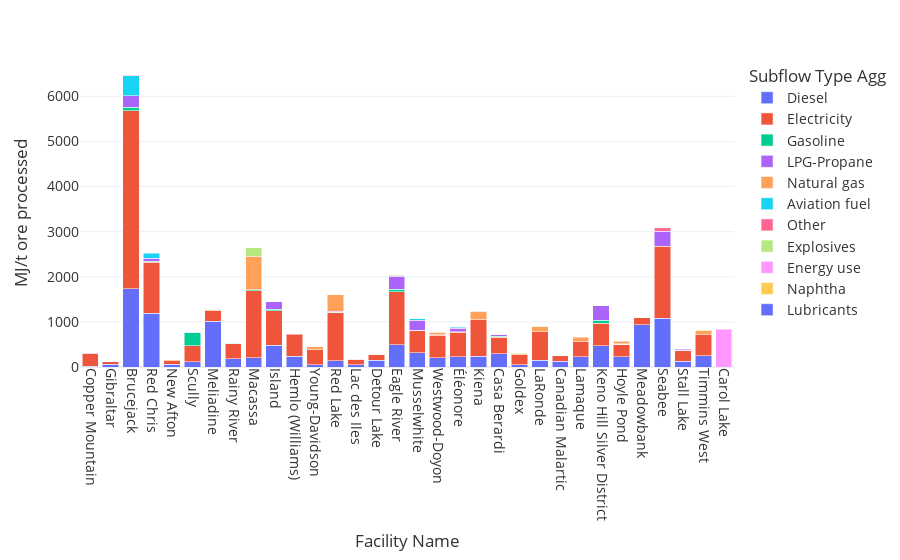

The notebook cell saved with this chart:
### Code cell
plot_stacked_energy_by_site(energy_df_agg, export_path='data/Parametrization/nrj_by_type.html')

### Figure 1 — Plotly figure (JSON) as saved in the notebook; plotly's stock layout.template omitted (floating-point values rounded to 4 significant figures)
{"data": [{"customdata": [["Copper Mountain"], ["Gibraltar"], ["Brucejack"], ["Red Chris"], ["New Afton"], ["Scully"], ["Meliadine"], ["Rainy River"], ["Macassa"], ["Island"], ["Hemlo (Williams)"], ["Young-Davidson"], ["Red Lake"], ["Lac des Iles"], ["Detour Lake"], ["Eagle River"], ["Musselwhite"], ["Westwood-Doyon"], ["Éléonore"], ["Kiena"], ["Casa Berardi"], ["Goldex"], ["LaRonde"], ["Canadian Malartic"], ["Lamaque"], ["Keno Hill Silver District"], ["Hoyle Pond"], ["Meadowbank"], ["Seabee"], ["Stall Lake"], ["Timmins West"]], "hovertemplate": "<b>%{hovertext}</b><br><br>subflow_type_agg=Diesel<br>Facility Name=%{x}<br>MJ/t ore processed=%{y}<br>hover_name=%{customdata[0]}<extra></extra>", "hovertext": ["Copper Mountain", "Gibraltar", "Brucejack", "Red Chris", "New Afton", "Scully", "Meliadine", "Rainy River", "Macassa", "Island", "Hemlo (Williams)", "Young-Davidson", "Red Lake", "Lac des Iles", "Detour Lake", "Eagle River", "Musselwhite", "Westwood-Doyon", "Éléonore", "Kiena", "Casa Berardi", "Goldex", "LaRonde", "Canadian Malartic", "Lamaque", "Keno Hill Silver District", "Hoyle Pond", "Meadowbank", "Seabee", "Stall Lake", "Timmins West"], "legendgroup": "Diesel", "marker": {"color": "#636efa", "pattern": {"shape": ""}}, "name": "Diesel", "orientation": "v", "showlegend": true, "textposition": "auto", "x": ["Copper Mountain", "Gibraltar", "Brucejack", "Red Chris", "New Afton", "Scully", "Meliadine", "Rainy River", "Macassa", "Island", "Hemlo (Williams)", "Young-Davidson", "Red Lake", "Lac des Iles", "Detour Lake", "Eagle River", "Musselwhite", "Westwood-Doyon", "Éléonore", "Kiena", "Casa Berardi", "Goldex", "LaRonde", "Canadian Malartic", "Lamaque", "Keno Hill Silver District", "Hoyle Pond", "Meadowbank", "Seabee", "Stall Lake", "Timmins West"], "xaxis": "x", "y": [11.8, 56.12, 1729.0, 1196.0, 59.97, 121.3, 1014.0, 186.6, 207.0, 481.3, 237.8, 48.68, 143.0, 52.16, 155.2, 490.5, 311.7, 200.1, 232.0, 239.9, 298.9, 44.84, 147.1, 130.5, 228.8, 470.3, 222.1, 934.5, 1079.0, 125.3, 244.1], "yaxis": "y", "type": "bar"}, {"customdata": [["Copper Mountain"], ["Gibraltar"], ["Brucejack"], ["Red Chris"], ["New Afton"], ["Scully"], ["Meliadine"], ["Rainy River"], ["Macassa"], ["Island"], ["Hemlo (Williams)"], ["Young-Davidson"], ["Red Lake"], ["Lac des Iles"], ["Detour Lake"], ["Eagle River"], ["Musselwhite"], ["Westwood-Doyon"], ["Éléonore"], ["Kiena"], ["Casa Berardi"], ["Goldex"], ["LaRonde"], ["Canadian Malartic"], ["Lamaque"], ["Keno Hill Silver District"], ["Hoyle Pond"], ["Meadowbank"], ["Seabee"], ["Stall Lake"], ["Timmins West"]], "hovertemplate": "<b>%{hovertext}</b><br><br>subflow_type_agg=Electricity<br>Facility Name=%{x}<br>MJ/t ore processed=%{y}<br>hover_name=%{customdata[0]}<extra></extra>", "hovertext": ["Copper Mountain", "Gibraltar", "Brucejack", "Red Chris", "New Afton", "Scully", "Meliadine", "Rainy River", "Macassa", "Island", "Hemlo (Williams)", "Young-Davidson", "Red Lake", "Lac des Iles", "Detour Lake", "Eagle River", "Musselwhite", "Westwood-Doyon", "Éléonore", "Kiena", "Casa Berardi", "Goldex", "LaRonde", "Canadian Malartic", "Lamaque", "Keno Hill Silver District", "Hoyle Pond", "Meadowbank", "Seabee", "Stall Lake", "Timmins West"], "legendgroup": "Electricity", "marker": {"color": "#EF553B", "pattern": {"shape": ""}}, "name": "Electricity", "orientation": "v", "showlegend": true, "textposition": "auto", "x": ["Copper Mountain", "Gibraltar", "Brucejack", "Red Chris", "New Afton", "Scully", "Meliadine", "Rainy River", "Macassa", "Island", "Hemlo (Williams)", "Young-Davidson", "Red Lake", "Lac des Iles", "Detour Lake", "Eagle River", "Musselwhite", "Westwood-Doyon", "Éléonore", "Kiena", "Casa Berardi", "Goldex", "LaRonde", "Canadian Malartic", "Lamaque", "Keno Hill Silver District", "Hoyle Pond", "Meadowbank", "Seabee", "Stall Lake", "Timmins West"], "xaxis": "x", "y": [286.8, 56.52, 3947.0, 1124.0, 74.52, 346.3, 249.1, 333.1, 1488.0, 762.8, 488.9, 334.0, 1063.0, 114.5, 117.6, 1176.0, 501.1, 508.7, 539.3, 804.9, 364.1, 223.1, 635.4, 123.9, 330.0, 497.6, 280.0, 154.6, 1597.0, 247.3, 469.0], "yaxis": "y", "type": "bar"}, {"customdata": [["Copper Mountain"], ["Gibraltar"], ["Brucejack"], ["Red Chris"], ["New Afton"], ["Scully"], ["Meliadine"], ["Rainy River"], ["Macassa"], ["Island"], ["Young-Davidson"], ["Red Lake"], ["Lac des Iles"], ["Detour Lake"], ["Eagle River"], ["Musselwhite"], ["Westwood-Doyon"], ["Éléonore"], ["Kiena"], ["Casa Berardi"], ["Goldex"], ["LaRonde"], ["Canadian Malartic"], ["Lamaque"], ["Keno Hill Silver District"], ["Hoyle Pond"], ["Meadowbank"], ["Stall Lake"], ["Timmins West"]], "hovertemplate": "<b>%{hovertext}</b><br><br>subflow_type_agg=Gasoline<br>Facility Name=%{x}<br>MJ/t ore processed=%{y}<br>hover_name=%{customdata[0]}<extra></extra>", "hovertext": ["Copper Mountain", "Gibraltar", "Brucejack", "Red Chris", "New Afton", "Scully", "Meliadine", "Rainy River", "Macassa", "Island", "Young-Davidson", "Red Lake", "Lac des Iles", "Detour Lake", "Eagle River", "Musselwhite", "Westwood-Doyon", "Éléonore", "Kiena", "Casa Berardi", "Goldex", "LaRonde", "Canadian Malartic", "Lamaque", "Keno Hill Silver District", "Hoyle Pond", "Meadowbank", "Stall Lake", "Timmins West"], "legendgroup": "Gasoline", "marker": {"color": "#00cc96", "pattern": {"shape": ""}}, "name": "Gasoline", "orientation": "v", "showlegend": true, "textposition": "auto", "x": ["Copper Mountain", "Gibraltar", "Brucejack", "Red Chris", "New Afton", "Scully", "Meliadine", "Rainy River", "Macassa", "Island", "Young-Davidson", "Red Lake", "Lac des Iles", "Detour Lake", "Eagle River", "Musselwhite", "Westwood-Doyon", "Éléonore", "Kiena", "Casa Berardi", "Goldex", "LaRonde", "Canadian Malartic", "Lamaque", "Keno Hill Silver District", "Hoyle Pond", "Meadowbank", "Stall Lake", "Timmins West"], "xaxis": "x", "y": [0.05363, 1.293, 81.74, 21.99, 1.332, 300.6, 2.758, 4.477, 14.58, 32.81, 0.738, 6.166, 1.408, 2.827, 56.69, 5.29, 3.241, 6.031, 6.441, 13.72, 0.4666, 3.133, 2.186, 4.233, 68.29, 5.907, 13.31, 0.5697, 1.872], "yaxis": "y", "type": "bar"}, {"customdata": [["Copper Mountain"], ["Gibraltar"], ["Brucejack"], ["Red Chris"], ["New Afton"], ["Scully"], ["Rainy River"], ["Macassa"], ["Island"], ["Red Lake"], ["Detour Lake"], ["Eagle River"], ["Musselwhite"], ["Westwood-Doyon"], ["Éléonore"], ["Casa Berardi"], ["Canadian Malartic"], ["Lamaque"], ["Keno Hill Silver District"], ["Hoyle Pond"], ["Meadowbank"], ["Seabee"], ["Stall Lake"]], "hovertemplate": "<b>%{hovertext}</b><br><br>subflow_type_agg=LPG-Propane<br>Facility Name=%{x}<br>MJ/t ore processed=%{y}<br>hover_name=%{customdata[0]}<extra></extra>", "hovertext": ["Copper Mountain", "Gibraltar", "Brucejack", "Red Chris", "New Afton", "Scully", "Rainy River", "Macassa", "Island", "Red Lake", "Detour Lake", "Eagle River", "Musselwhite", "Westwood-Doyon", "Éléonore", "Casa Berardi", "Canadian Malartic", "Lamaque", "Keno Hill Silver District", "Hoyle Pond", "Meadowbank", "Seabee", "Stall Lake"], "legendgroup": "LPG-Propane", "marker": {"color": "#ab63fa", "pattern": {"shape": ""}}, "name": "LPG-Propane", "orientation": "v", "showlegend": true, "textposition": "auto", "x": ["Copper Mountain", "Gibraltar", "Brucejack", "Red Chris", "New Afton", "Scully", "Rainy River", "Macassa", "Island", "Red Lake", "Detour Lake", "Eagle River", "Musselwhite", "Westwood-Doyon", "Éléonore", "Casa Berardi", "Canadian Malartic", "Lamaque", "Keno Hill Silver District", "Hoyle Pond", "Meadowbank", "Seabee", "Stall Lake"], "xaxis": "x", "y": [1.475, 0.0151, 253.6, 70.51, 0.2563, 0.2809, 10.66, 1.49, 164.0, 19.27, 7.174, 287.3, 223.6, 0.03191, 85.73, 34.78, 0.07469, 0.2767, 317.9, 2.177, 0.06116, 329.3, 15.67], "yaxis": "y", "type": "bar"}, {"customdata": [["Gibraltar"], ["New Afton"], ["Macassa"], ["Young-Davidson"], ["Red Lake"], ["Westwood-Doyon"], ["Kiena"], ["Goldex"], ["LaRonde"], ["Canadian Malartic"], ["Lamaque"], ["Hoyle Pond"], ["Timmins West"]], "hovertemplate": "<b>%{hovertext}</b><br><br>subflow_type_agg=Natural gas<br>Facility Name=%{x}<br>MJ/t ore processed=%{y}<br>hover_name=%{customdata[0]}<extra></extra>", "hovertext": ["Gibraltar", "New Afton", "Macassa", "Young-Davidson", "Red Lake", "Westwood-Doyon", "Kiena", "Goldex", "LaRonde", "Canadian Malartic", "Lamaque", "Hoyle Pond", "Timmins West"], "legendgroup": "Natural gas", "marker": {"color": "#FFA15A", "pattern": {"shape": ""}}, "name": "Natural gas", "orientation": "v", "showlegend": true, "textposition": "auto", "x": ["Gibraltar", "New Afton", "Macassa", "Young-Davidson", "Red Lake", "Westwood-Doyon", "Kiena", "Goldex", "LaRonde", "Canadian Malartic", "Lamaque", "Hoyle Pond", "Timmins West"], "xaxis": "x", "y": [6.233, 19.31, 740.7, 77.0, 365.3, 61.86, 179.9, 29.87, 111.9, 8.309, 91.73, 57.27, 101.2], "yaxis": "y", "type": "bar"}, {"customdata": [["Brucejack"], ["Red Chris"], ["Musselwhite"], ["Éléonore"]], "hovertemplate": "<b>%{hovertext}</b><br><br>subflow_type_agg=Aviation fuel<br>Facility Name=%{x}<br>MJ/t ore processed=%{y}<br>hover_name=%{customdata[0]}<extra></extra>", "hovertext": ["Brucejack", "Red Chris", "Musselwhite", "Éléonore"], "legendgroup": "Aviation fuel", "marker": {"color": "#19d3f3", "pattern": {"shape": ""}}, "name": "Aviation fuel", "orientation": "v", "showlegend": true, "textposition": "auto", "x": ["Brucejack", "Red Chris", "Musselwhite", "Éléonore"], "xaxis": "x", "y": [437.8, 106.3, 26.9, 13.04], "yaxis": "y", "type": "bar"}, {"customdata": [["Brucejack"], ["Seabee"]], "hovertemplate": "<b>%{hovertext}</b><br><br>subflow_type_agg=Other<br>Facility Name=%{x}<br>MJ/t ore processed=%{y}<br>hover_name=%{customdata[0]}<extra></extra>", "hovertext": ["Brucejack", "Seabee"], "legendgroup": "Other", "marker": {"color": "#FF6692", "pattern": {"shape": ""}}, "name": "Other", "orientation": "v", "showlegend": true, "textposition": "auto", "x": ["Brucejack", "Seabee"], "xaxis": "x", "y": [14.12, 84.24], "yaxis": "y", "type": "bar"}, {"customdata": [["New Afton"], ["Meliadine"], ["Rainy River"], ["Macassa"], ["Detour Lake"], ["Eagle River"], ["Westwood-Doyon"], ["Kiena"], ["Goldex"], ["LaRonde"], ["Meadowbank"], ["Timmins West"]], "hovertemplate": "<b>%{hovertext}</b><br><br>subflow_type_agg=Explosives<br>Facility Name=%{x}<br>MJ/t ore processed=%{y}<br>hover_name=%{customdata[0]}<extra></extra>", "hovertext": ["New Afton", "Meliadine", "Rainy River", "Macassa", "Detour Lake", "Eagle River", "Westwood-Doyon", "Kiena", "Goldex", "LaRonde", "Meadowbank", "Timmins West"], "legendgroup": "Explosives", "marker": {"color": "#B6E880", "pattern": {"shape": ""}}, "name": "Explosives", "orientation": "v", "showlegend": true, "textposition": "auto", "x": ["New Afton", "Meliadine", "Rainy River", "Macassa", "Detour Lake", "Eagle River", "Westwood-Doyon", "Kiena", "Goldex", "LaRonde", "Meadowbank", "Timmins West"], "xaxis": "x", "y": [0.682, 9.487, 6.757, 187.0, 2.558, 21.76, 11.34, 10.59, 3.827, 2.362, 11.79, 4.407], "yaxis": "y", "type": "bar"}, {"customdata": [["Carol Lake"]], "hovertemplate": "<b>%{hovertext}</b><br><br>subflow_type_agg=Energy use<br>Facility Name=%{x}<br>MJ/t ore processed=%{y}<br>hover_name=%{customdata[0]}<extra></extra>", "hovertext": ["Carol Lake"], "legendgroup": "Energy use", "marker": {"color": "#FF97FF", "pattern": {"shape": ""}}, "name": "Energy use", "orientation": "v", "showlegend": true, "textposition": "auto", "x": ["Carol Lake"], "xaxis": "x", "y": [834.6], "yaxis": "y", "type": "bar"}, {"customdata": [["Young-Davidson"]], "hovertemplate": "<b>%{hovertext}</b><br><br>subflow_type_agg=Naphtha<br>Facility Name=%{x}<br>MJ/t ore processed=%{y}<br>hover_name=%{customdata[0]}<extra></extra>", "hovertext": ["Young-Davidson"], "legendgroup": "Naphtha", "marker": {"color": "#FECB52", "pattern": {"shape": ""}}, "name": "Naphtha", "orientation": "v", "showlegend": true, "textposition": "auto", "x": ["Young-Davidson"], "xaxis": "x", "y": [2.204], "yaxis": "y", "type": "bar"}, {"customdata": [["Meadowbank"]], "hovertemplate": "<b>%{hovertext}</b><br><br>subflow_type_agg=Lubricants<br>Facility Name=%{x}<br>MJ/t ore processed=%{y}<br>hover_name=%{customdata[0]}<extra></extra>", "hovertext": ["Meadowbank"], "legendgroup": "Lubricants", "marker": {"color": "#636efa", "pattern": {"shape": ""}}, "name": "Lubricants", "orientation": "v", "showlegend": true, "textposition": "auto", "x": ["Meadowbank"], "xaxis": "x", "y": [1.903], "yaxis": "y", "type": "bar"}], "layout": {"xaxis": {"anchor": "y", "domain": [0.0, 1.0], "title": {"text": "Facility Name"}, "tickangle": 90}, "yaxis": {"anchor": "x", "domain": [0.0, 1.0], "title": {"text": "MJ/t ore processed"}}, "legend": {"title": {"text": "Subflow Type Agg"}, "tracegroupgap": 0}, "margin": {"t": 60}, "barmode": "stack", "font": {"color": "#333333", "size": 14}}}
